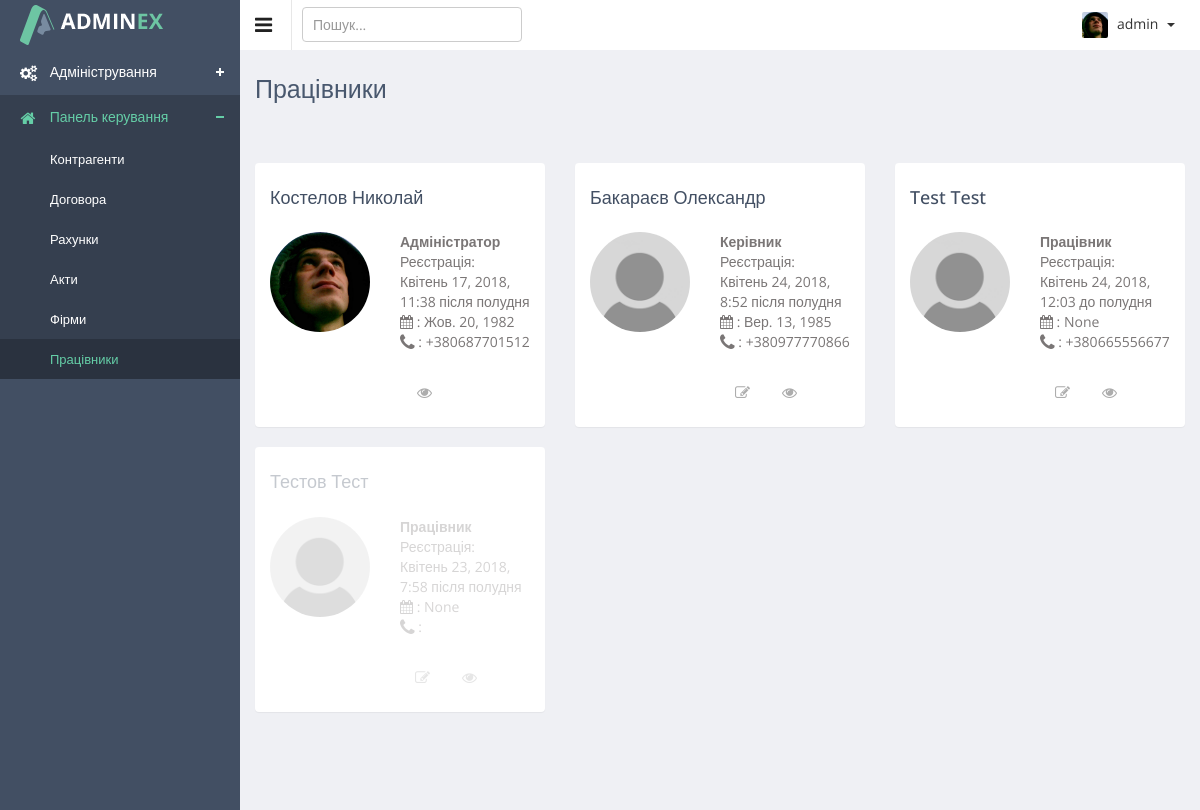
Page /crm/workers/list/ (signed in) on the earlier database version.
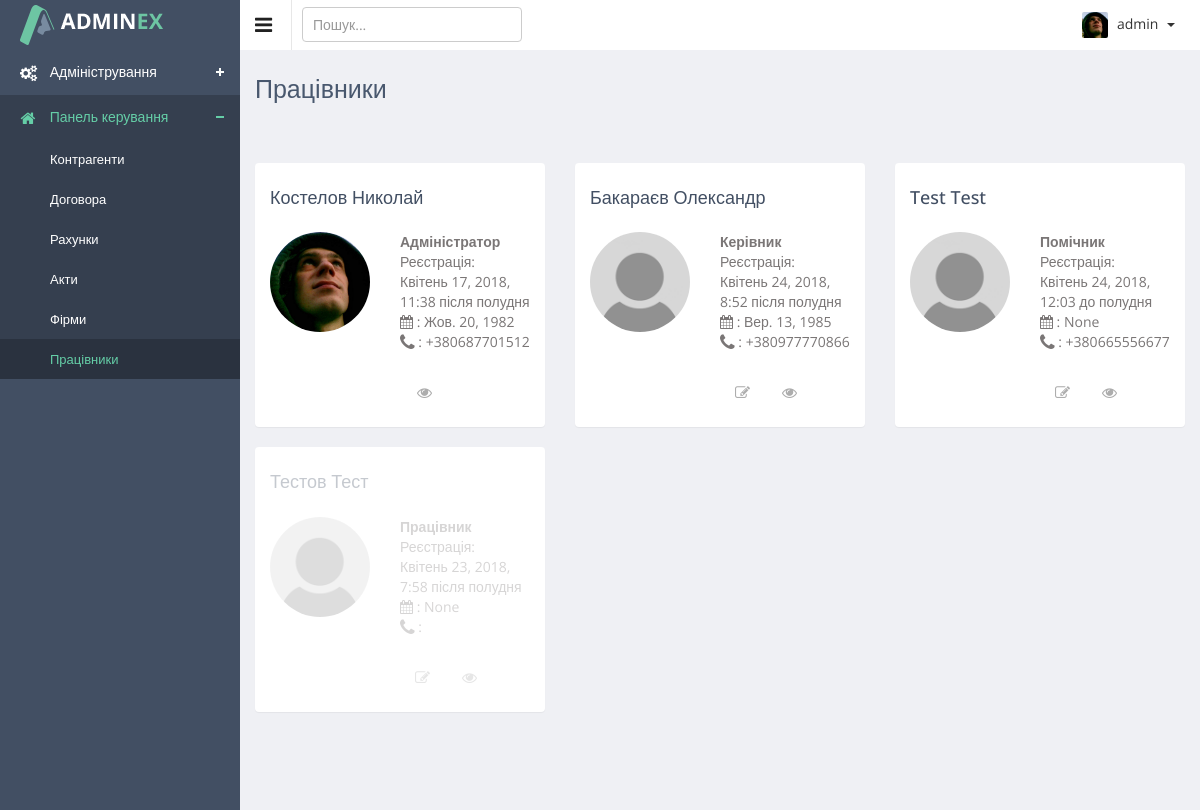
Same page on the later database version.
### authapp/models.py (models this page shows)
class ProjectUser(AbstractUser):
    parent_name = models.CharField(verbose_name='по-батькові', max_length=20, blank=True)
    date_of_birth = models.DateField(verbose_name='дата народження', blank=True, null=True)
    phone1 = models.CharField(verbose_name='номер телефона', max_length=16, blank=True)
    phone2 = models.CharField(verbose_name='номер телефона', max_length=16, blank=True, null=True)
    avatar = models.ImageField(verbose_name='фото', upload_to='users_avatars', blank=True)
    is_dir = models.BooleanField(verbose_name='керівник', default=False)
    is_assistant = models.BooleanField(verbose_name='помічник', default=False)
    is_client = models.BooleanField(verbose_name='клієнт', default=False)
    def __str__(self):
        return self.username

### crmapp/views.py (the view)
@login_required
def workers_list_view(request):
    title = 'Працівники'
    users_list = ProjectUser.objects.all().order_by('-is_active', 'username')
    context = {
        'title': title,
        'object_list': users_list,
    }
    return render(request, 'crmapp/workers_list.html', context)

### adminapp/templatetags/tags.py (called while the page is built)
@register.filter
def default_avatar(string):
    if not string:
        string = 'users_avatars/gravatar.png'
    new_string = f'{URL_PREFIX}{string}'
    return new_string

### crmapp/templates/crmapp/workers_list.html (shortened to what this page needs)
{% extends 'mainapp/base.html' %}
{% load staticfiles %}
{% load tags %}
{% block container %}
<div class="directory-info-row">
    <div class="row">
        {% for object in object_list %}
        <div class="col-lg-4 col-sm-6">
            <div class="panel">
                <div class="panel-body" style="{% if not object.is_active %}opacity: 0.3{% endif %}">
                    <h4>{{ object.last_name }} {{ object.first_name }}</h4>
                    <div class="media">
                        <a class="pull-left" href="{% url 'crm:worker_detail' object.pk %}">
                            <img class="thumb media-object" src="{{ object.avatar|default_avatar }}"
                                 style="max-width: 100px; max-height: 100px;" alt="">
                        </a>
                        <div class="media-body">
                            <address>
                                <strong>
                                    {% if object.is_superuser %}Адміністратор
                                    {% elif object.is_dir %}Керівник
                                    {% elif object.is_assistant %}Помічник
                                    {% else %}Працівник
                                    {% endif %}
                                </strong><br>
                                Реєстрація:<br> {{ object.date_joined }}<br>
                                <i class="fa fa-calendar" title="дата народження"></i> : {{ object.date_of_birth }}<br>
                                <i class="fa fa-phone fa-lg"></i> : {{ object.phone1 }}
                            </address>
                            <ul class="nav nav-pills p-option">
                                <li>
                                    {% if not object.is_superuser%}
                                    <a href="{% url 'crm:worker_update' object.pk %}">
                                        <i class="fa fa-edit" title="Редагувати"></i>
                                    </a>
                                    {% endif %}
                                </li>
                                <li>
                                    <a href="{% url 'crm:worker_detail' object.pk %}">
                                        <i class="fa fa-eye" title="Переглянути"></i>
                                    </a>
                                </li>
                            </ul>
                        </div>
                    </div>
                </div>
            </div>
        </div>
        {% endfor %}
    </div>
</div>
{% endblock %}

Differences in the rows shown:
changed ProjectUser "Test": is_assistant "Працівник" → "Помічник"
